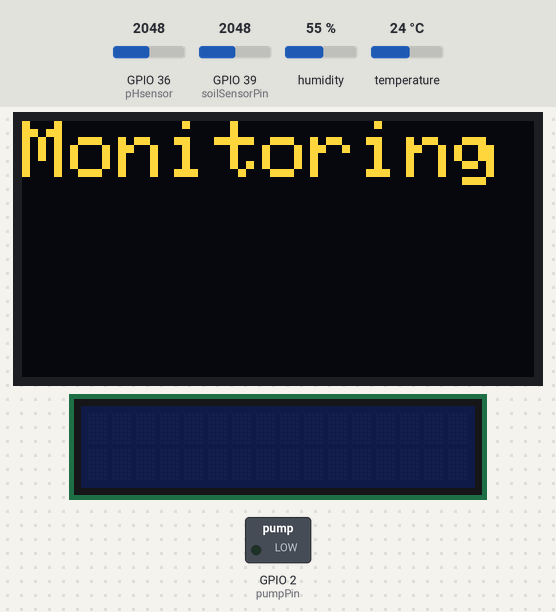
A sketch run on a simulated ESP32. On the bench: 128×64 one-colour display, 16×2 character LCD, switched loads named in the sketch (green lamp = pin HIGH). The test bench sets the inputs (shaded band); at power-on: GPIO 36 (pHsensor) = 2048, GPIO 39 (soilSensorPin) = 2048, humidity 55 %, temperature 24 °C. The OLED is the two-colour kind (top 16 rows yellow); WiFi joins after 1.5 s; servers stay silent unless stated; what the sketch prints to the serial monitor is not drawn.

Above: at 2.1 s.
At 4.35 s:
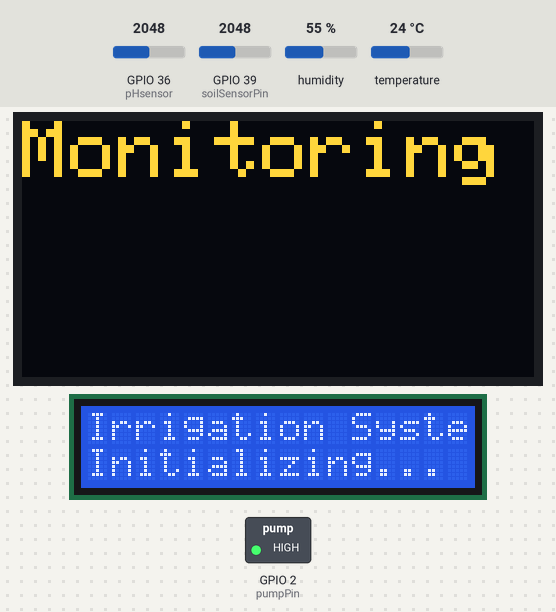
Timing chart, 0 to 6.0 s (numbered marks = the images above):
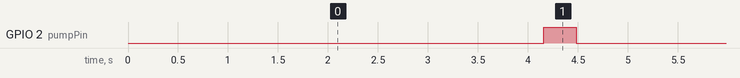

The sketch:

intergrate.ino
```cpp
#include <LiquidCrystal_I2C.h>

#include <ThingSpeak.h>
#include <WiFi.h>
#include <Adafruit_GFX.h>
#include <Adafruit_SSD1306.h>
#include <DHT.h>
#include <LiquidCrystal_I2C.h>

// WiFi credentials
const char* ssid = "alxap";
const char* password = "#DoHardThings01";

// ThingSpeak credentials
unsigned long channelID = 2753781;
const char* apiKey = "NLCW0MZKYVZ7NP1Z";

WiFiClient client;

// OLED display setup
#define SCREEN_WIDTH 128
#define SCREEN_HEIGHT 64
#define OLED_RESET    -1
Adafruit_SSD1306 display(SCREEN_WIDTH, SCREEN_HEIGHT, &Wire, OLED_RESET);

#define I2C_SCL 2
#define I2C_SDA 42

// pH sensor calibration parameters
float calibration_value = 14.69;
float slope = -4.90;
int pHsensor = A0;

// DHT Sensor
#define DHTPIN 5      // GPIO pin connected to the DHT sensor
#define DHTTYPE DHT11 // Change to DHT22 if using DHT22
DHT dht(DHTPIN, DHTTYPE);

// LCD Setup
LiquidCrystal_I2C lcd(0x27, 16, 2);

// Soil moisture sensor
int soilSensorPin = 39; // Soil moisture sensor analog pin
int pumpPin = 2;        // Water pump control pin

void setup() {
  Serial.begin(115200);

  // Connect to WiFi
  WiFi.begin(ssid, password);
  while (WiFi.status() != WL_CONNECTED) {
    delay(1000);
    Serial.println("Connecting to WiFi...");
  }
  Serial.println("Connected to WiFi!");

  // Initialize ThingSpeak
  ThingSpeak.begin(client);

  // Initialize OLED display
  if (!display.begin(SSD1306_SWITCHCAPVCC, 0x3C)) {
    Serial.println(F("SSD1306 allocation failed"));
    for (;;);
  }
  display.clearDisplay();
  display.setTextColor(WHITE);
  display.setTextSize(2);
  display.setCursor(0, 0);
  display.print("Monitoring");
  display.display();

  // Initialize DHT sensor
  dht.begin();

  // Initialize LCD
  lcd.init();
  lcd.backlight();
  lcd.clear();
  lcd.setCursor(0, 0);
  lcd.print("Irrigation System");
  lcd.setCursor(0, 1);
  lcd.print("Initializing...");
  delay(2000);

  // Pump setup
  pinMode(pumpPin, OUTPUT);
  digitalWrite(pumpPin, HIGH); // Turn pump off initially
}

void loop() {
  // Read temperature and humidity
  float temperature = dht.readTemperature();
  float humidity = dht.readHumidity();

  // Handle pH sensor reading
  int buffer_arr[10];
  for (int i = 0; i < 10; i++) {
    buffer_arr[i] = analogRead(pHsensor);
    delay(30);
  }
  std::sort(buffer_arr, buffer_arr + 10);
  unsigned long avgval = 0;
  for (int i = 2; i < 8; i++) {
    avgval += buffer_arr[i];
  }
  float average = (float)avgval / 6.0;
  float volt = average * 5.0 / 1024.0;
  float ph_act = slope * volt + calibration_value;

  // Read soil moisture
  int soilValue = analogRead(soilSensorPin);

  // Control pump based on soil moisture
  if (soilValue > 950) {
    digitalWrite(pumpPin, LOW); // Turn pump on
    lcd.setCursor(0, 0);
    lcd.print("Water Pump: ON ");
  } else {
    digitalWrite(pumpPin, HIGH); // Turn pump off
    lcd.setCursor(0, 0);
    lcd.print("Water Pump: OFF");
  }

  lcd.setCursor(0, 1);
  if (soilValue < 300) {
    lcd.print("Moisture: HIGH ");
  } else if (soilValue < 950) {
    lcd.print("Moisture: MID  ");
  } else {
    lcd.print("Moisture: LOW  ");
  }

  // Display values on OLED
  display.clearDisplay();
  display.setTextSize(1);
  display.setCursor(0, 0);
  display.print("Temp: ");
  display.print(temperature);
  display.print(" C");

  display.setCursor(0, 10);
  display.print("Humidity: ");
  display.print(humidity);
  display.print(" %");

  display.setCursor(0, 20);
  display.print("pH: ");
  display.print(ph_act, 2);

  display.setCursor(0, 30);
  display.print("Soil: ");
  display.print(soilValue);

  display.display();

  // Send data to ThingSpeak
  ThingSpeak.setField(1, temperature);
  ThingSpeak.setField(2, humidity);
  ThingSpeak.setField(3, ph_act);
  ThingSpeak.setField(4, soilValue);
  int responseCode = ThingSpeak.writeFields(channelID, apiKey);

  if (responseCode == 200) {
    Serial.println("Data sent successfully!");
  } else {
    Serial.println("Error sending data: " + String(responseCode));
  }

  delay(15000); // Wait 15 seconds before next update
}
```

Measured:
- by itself, GPIO 2 (pumpPin): HIGH → LOW at 4.5 s
- what the display in image 1 shows lasts 2.3 s, from 2.2 s to 4.5 s
